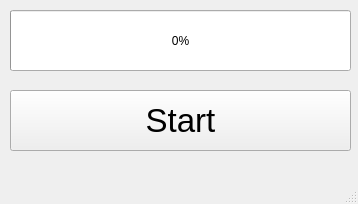
<?xml version="1.0" encoding="UTF-8"?>
<ui version="4.0">
 <class>MainWindow</class>
 <widget class="QMainWindow" name="MainWindow">
  <property name="geometry">
   <rect>
    <x>0</x>
    <y>0</y>
    <width>358</width>
    <height>204</height>
   </rect>
  </property>
  <property name="windowTitle">
   <string>MainWindow</string>
  </property>
  <widget class="QWidget" name="centralwidget">
   <widget class="QProgressBar" name="progressBar">
    <property name="geometry">
     <rect>
      <x>10</x>
      <y>10</y>
      <width>341</width>
      <height>61</height>
     </rect>
    </property>
    <property name="value">
     <number>0</number>
    </property>
   </widget>
   <widget class="QPushButton" name="startButton">
    <property name="geometry">
     <rect>
      <x>10</x>
      <y>90</y>
      <width>341</width>
      <height>61</height>
     </rect>
    </property>
    <property name="font">
     <font>
      <pointsize>25</pointsize>
     </font>
    </property>
    <property name="text">
     <string>Start</string>
    </property>
   </widget>
  </widget>
  <widget class="QMenuBar" name="menubar">
   <property name="geometry">
    <rect>
     <x>0</x>
     <y>0</y>
     <width>358</width>
     <height>20</height>
    </rect>
   </property>
  </widget>
  <widget class="QStatusBar" name="statusbar"/>
 </widget>
 <resources/>
 <connections/>
</ui>
